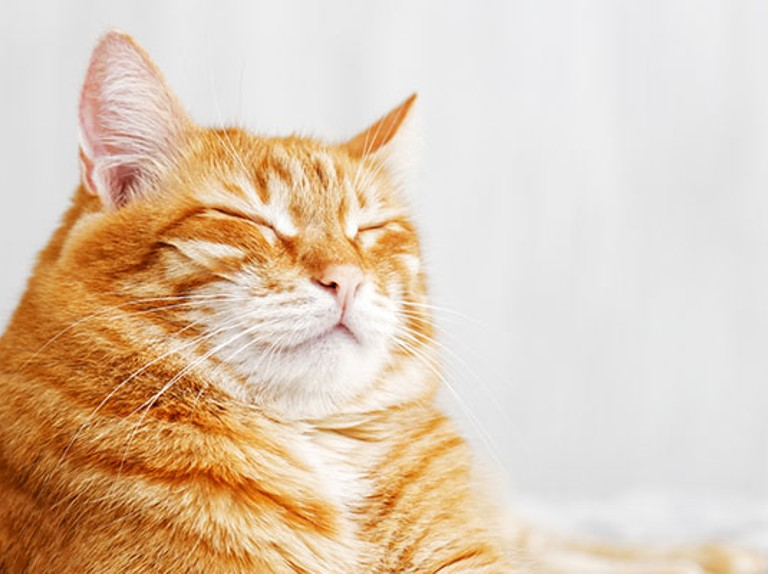
#> input picture a.jpg, 768 x 574 px
$ python a.py
#> lines starting #> are read from the running program, lines starting #| are printed output that depends on the picture
import cv2
import numpy as np

img = cv2.imread("a.jpg")
#> img is the input picture: shape (574, 768, 3); mean B, G, R 179.2, 201.3, 222.9
cv2.imshow("cat_ori",img)

img2 = cv2.cvtColor(img,cv2.COLOR_BGR2GRAY)
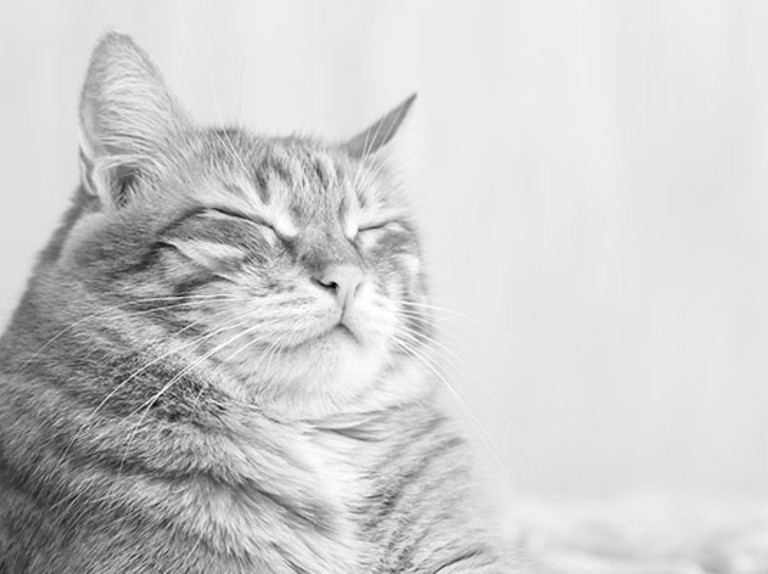
#> img2: shape (574, 768); min 8, max 255, mean 205.2
cv2.imshow("cat_GRAY",img2)

img3 = cv2.cvtColor(img,cv2.COLOR_BGR2YCrCb)
#> img3: shape (574, 768, 3); mean of channels 0, 1, 2 205.2, 140.6, 113.3
cv2.imshow("cat_YCRCB",img3)

img4 = cv2.cvtColor(img,cv2.COLOR_BGR2HSV)
#> img4: shape (574, 768, 3); mean H, S, V 14.8, 56.3, 223
cv2.imshow("cat_HSV",img4)

img_r = img[:,:,2]
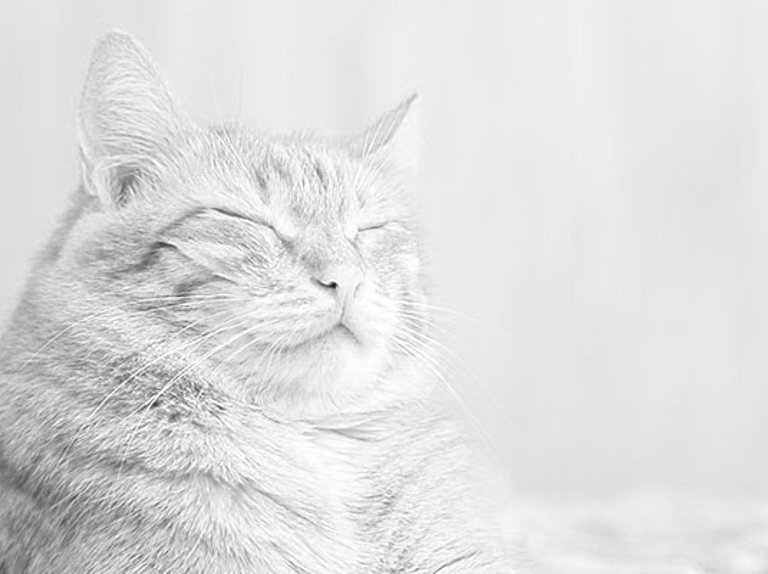
#> img_r: shape (574, 768); min 27, max 255, mean 222.9
img_g = img[:,:,1]
img_b = img[:,:,0]
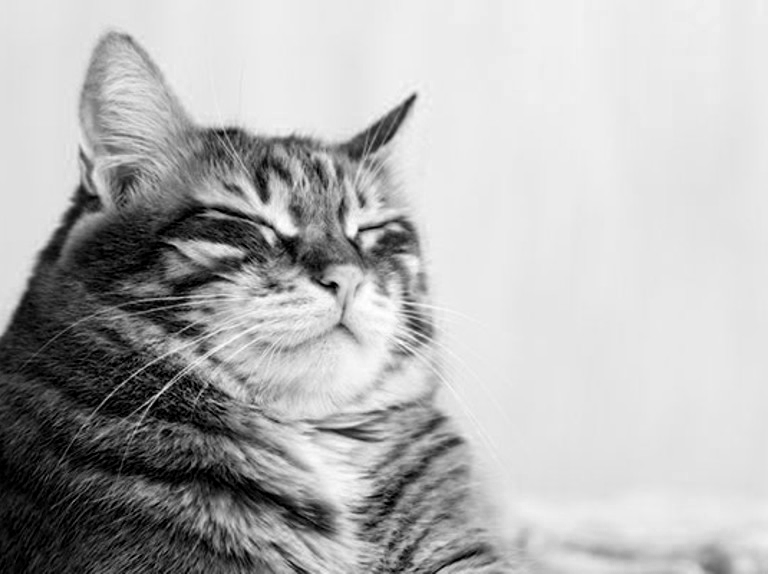
#> img_b: shape (574, 768); min 0, max 255, mean 179.2
cv2.imshow("cat_r",img_r)
cv2.imshow("cat_g",img_g)
cv2.imshow("cat_b",img_b)

cv2.waitKey(0)
cv2.destroyAllWindows()
